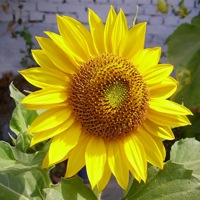
#> input picture Phase3/img1.jpg, 200 x 200 px
$ python crop_image.py
#> lines starting #> are read from the running program, lines starting #| are printed output that depends on the picture
import cv2
print("package imported")

img = cv2.imread("img1.jpg")
#> img is the input picture: shape (200, 200, 3); mean B, G, R 43.3, 135.9, 148.6
print(img.shape) #displays the size of the image
#| (200, 200, 3)

imgCropped = img[0:100,0:50]
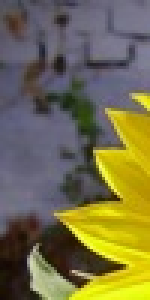
#> imgCropped: shape (100, 50, 3) (shown 3 times larger); mean B, G, R 73.4, 110.3, 116.3

cv2.imshow("Image",img)
cv2.imshow("Cropped_mage",imgCropped)

cv2.waitKey(0)
